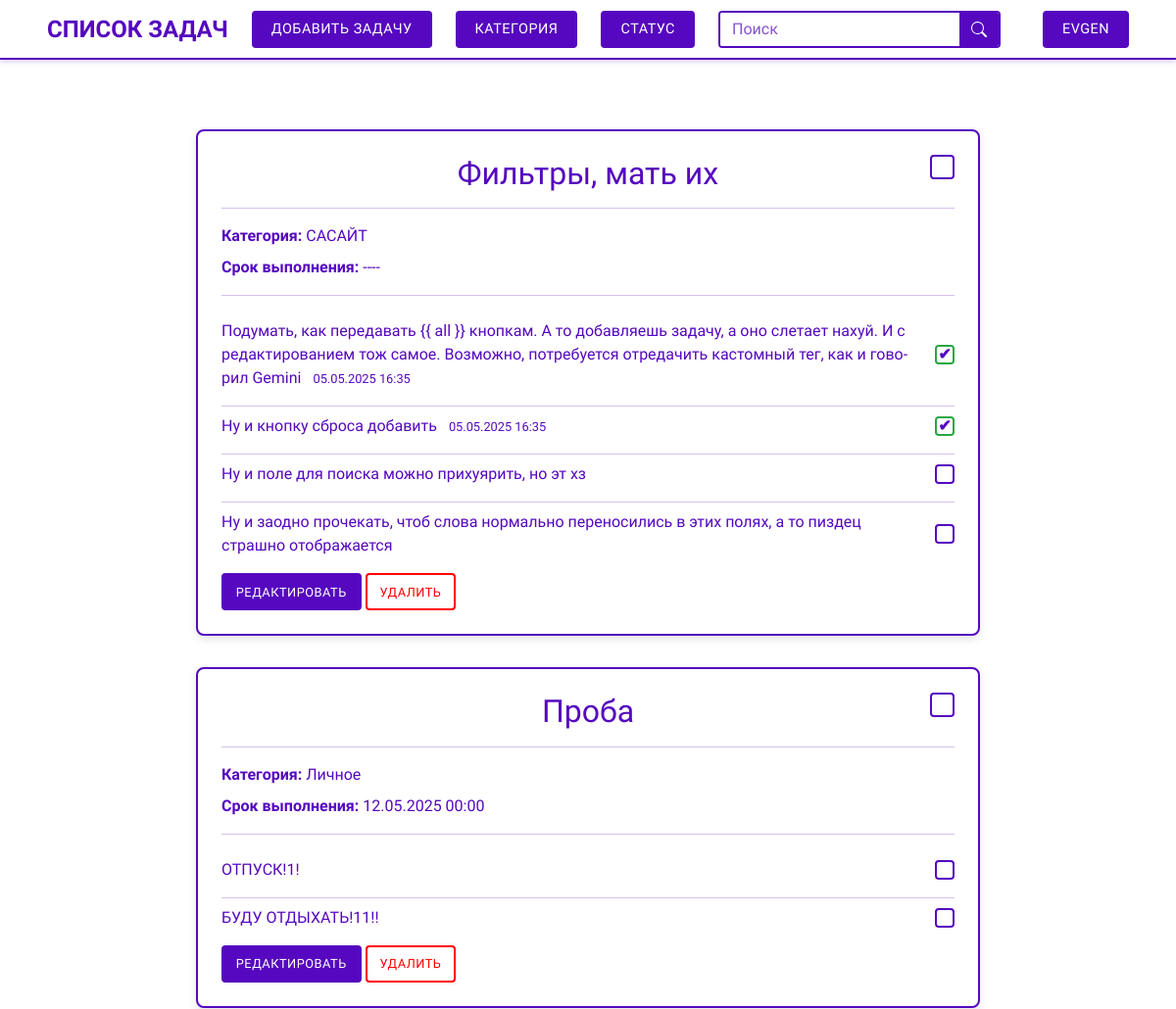
Before: / (signed in, upper part) with the older database file.
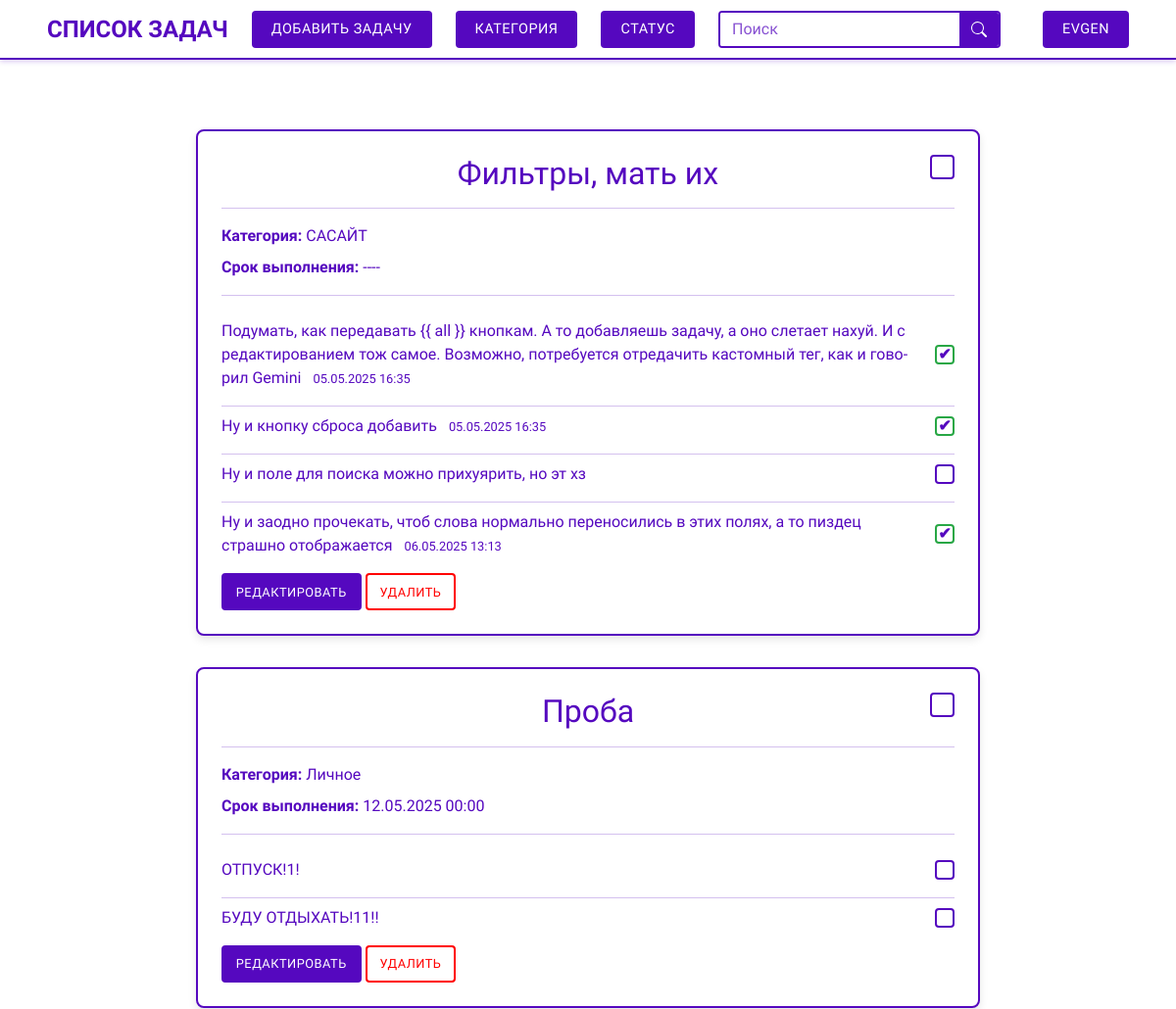
After: the same page with the newer database file.
### task/models.py (models this page shows, shortened)
class SubTask(models.Model):
    task = models.ForeignKey(Task, on_delete=models.CASCADE, related_name='subtasks', verbose_name='Задача')
    description = models.TextField(blank=True, verbose_name='Подзадача')
    is_completed = models.BooleanField(default=False, verbose_name='Выполнена')
    create_date = models.DateTimeField(auto_now_add=True, verbose_name='Дата создания')
    completed_date = models.DateTimeField(null=True, blank=True, verbose_name='Дата выполнения')
    class Meta:
        ordering = ('create_date',)
        verbose_name = 'Позадача'
        verbose_name_plural = 'Подзадачи'
        default_related_name = 'subtasks'

### task/views.py (the view)
# urls.py: path('', views.home, name='home'),
def home(request):
    if request.user.is_authenticated:
        tasks = Task.objects.filter(user=request.user).prefetch_related('subtasks')
        category = request.GET.get('category')
        if category and category != '':
            tasks = tasks.filter(category__slug=category)
        status = request.GET.get('status')
        if status and status != '':
            tasks = tasks.filter(status=status)
        search = request.GET.get('search')
        if search and search != '':
            tasks = tasks.filter(Q(title__icontains=search))
        initial = {}
        if category:
            initial['category'] = category
        if status:
            initial['status'] = status
        if search:
            initial['search'] = search
        filter_form = TaskFilterForm(initial=initial)
    else:
        tasks = None
        filter_form = None
    context = {
        'tasks': tasks,
        'filter_form': filter_form,
    }
    return render(request, 'task/home.html', context)

### task/forms.py
class TaskFilterForm(forms.Form):
    category = forms.ModelChoiceField(
        queryset=Category.objects.all(),
        required=False,
        widget=forms.Select(attrs={'class': 'form-control'}),
        to_field_name='slug'
    )
    status = forms.ChoiceField(
        choices=Task.Status.choices,
        required=False,
        widget=forms.Select(attrs={'class': 'form-control'})
    )
    search = forms.CharField(
        max_length=50,
        required=False,
        widget=forms.TextInput(attrs={'class': 'form-control'})
    )

### task/templatetags/filter_tags.py (called while the page is built)
@register.simple_tag(takes_context=True)
def url_replace_param(context, **kwargs):
    request = context['request']
    dict_ = request.GET.copy()
    for key, value in kwargs.items():
        if value is not None:
            dict_[key] = value
        else:
            if key in dict_:
                del dict_[key]
    url = reverse('task:home')
    encoded_params = urlencode({k: v for k, v in dict_.items() if v}, doseq=True)
    if encoded_params:
        return f'{url}?{encoded_params}'
    return url

### task/templates/task/home.html (shortened to what this page needs)
{% extends 'base.html' %}
{% load django_bootstrap5 %}
{% load static %}
{% block content %}
    <div class="container mt-4">
        {% if user.is_authenticated %}
            {% for task in tasks %}
                <div class="task-card task-status-{{ task.status|lower }}">
                    <div class="task-header">
                        <h2 class="task-title">{{ task.title }}</h2>
                        <div class="task-status-indicator status-{{ task.status|lower }}"
                             data-task-id="{{ task.id }}"
                             data-url="{% url 'task:api_change_task_status' task.id %}"
                             title="Изменить статус">
                        </div>
                    </div>
                    <hr class="purple-line">
                    <p class="task-category"><strong>Категория:</strong> {{ task.category.name }}</p>
                    <p class="task-due-date"><strong>Срок
                        выполнения:</strong> {{ task.due_date|date:"d.m.Y H:i"|default:"----" }}</p>
                    <hr class="purple-line">
                    <div class="subtask-list">
                        {% for subtask in task.subtasks.all %}
                            <div class="subtask-item">
                                <div class="subtask-description">
                                    {{ subtask.description }}
                                    {% if subtask.is_completed %}
                                        <span class="small text-muted">{{ subtask.completed_date|date:"d.m.Y H:i" }}</span>
                                    {% endif %}
                                </div>
                                <div class="subtask-status-indicator subtask-status-{{ subtask.is_completed|yesno:'completed,not_completed' }}"
                                     data-subtask-id="{{ subtask.id }}"
                                     data-url="{% url 'task:api_change_subtask_status' subtask.id %}"
                                     title="Изменить статус">
                                    {% if subtask.is_completed %}
                                        <span class="checkmark">&#10004;</span>
                                    {% endif %}
                                </div>
                            </div>
                            {% if not forloop.last %}
                                <hr class="purple-line subtask-line">
                            {% endif %}
                        {% endfor %}
                    </div>
                    <div class="task-actions mt-3">
                        <a href="{% url 'task:task_edit' task.id %}{{ all }}" class="btn btn-login btn-sm">Редактировать</a>
                        <button type="button" class="btn btn-cancel btn-sm" data-bs-toggle="modal"
                                data-bs-target="#deleteTaskModal" data-task-id="{{ task.id }}"
                                data-task-title="{{ task.title }}">
                            Удалить
                        </button>
                    </div>
                </div>
            {% empty %}
                <p class="text-center">Задач пока нет.</p>
            {% endfor %}
        {% else %}
            <p class="text-center">Авторизуйтесь, чтобы увидеть задачи.</p>
        {% endif %}
    </div>
{% endblock %}

Changed rows visible on the page:
changed SubTask (number 4 of 6 on the later page): is_completed False → True (drawn); completed_date (not shown) → "06.05.2025 13:13"
